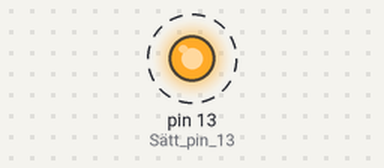
This sketch was run on a simulated Arduino Uno, built with avr-gcc and run on an emulated ATmega328P. Shown: output pins drawn as LEDs (lit = HIGH). Dashed ring = blinking. What the sketch prints to the serial monitor is not drawn.

Above: at 1.0 s.
Timing chart, 0 to 5.1 s (numbered marks = the images above):
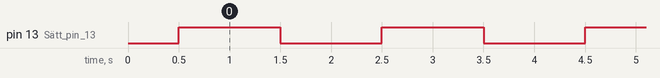

Measured:
- by itself, pin 13 (Sätt_pin_13): alternates HIGH for 1.0 s and LOW for 1.0 s

The sketch:

NanoHelloWorld.ino
```cpp
#include <Arduino.h> // Används för Serial och delay

void setup() {
  pinMode(13, OUTPUT);               // Sätt pin 13 (onboard LED) till OUTPUT
  Serial.begin(9600);                // upprättar seriell kommunikation i 9600 baud - symboler per sekund, i praktiken bit/s.
  delay(500);                        // halv sekunds fördröjning så att allt hinner bli klart innan vi skriver
  Serial.println("Hello world!");
}

void loop() {
  digitalWrite(13, !digitalRead(13));  // Växla LED på/av
  delay(1000);
}
```
